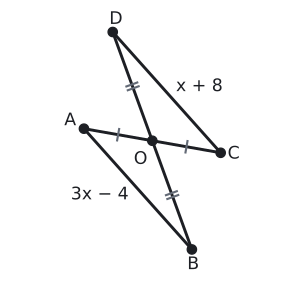

This figure's Python source:
import sys; sys.path.insert(0, "tools")
from cizim import *

def centik(ax, P, Q, n=1, renk=SOLUK, L=0.13, ara=0.09):
    """[PQ] kenarının ortasına n çentik (eş kenar işareti)."""
    P, Q = np.asarray(P, float), np.asarray(Q, float)
    u = (Q - P) / np.linalg.norm(Q - P); v = np.array([-u[1], u[0]]); M = (P + Q) / 2
    for k in range(n):
        c = M + (k - (n - 1) / 2) * ara * u
        ax.plot(*zip(c - L * v, c + L * v), color=renk, lw=1.6)

def olc(K, P, Q):
    a, b = np.asarray(P) - K, np.asarray(Q) - K
    return round(float(np.degrees(np.arccos(np.dot(a, b) / np.linalg.norm(a) / np.linalg.norm(b)))), 3)

def uz(P, Q): return round(float(np.linalg.norm(np.asarray(P) - np.asarray(Q))), 3)

def dik(ax, K, P, Q, k=0.25, renk=YAZI):
    K = np.asarray(K, float)
    a = (np.asarray(P) - K) / np.linalg.norm(np.asarray(P) - K); b = (np.asarray(Q) - K) / np.linalg.norm(np.asarray(Q) - K)
    ax.plot(*zip(K + k * a, K + k * (a + b), K + k * b), color=renk, lw=1.3)

def yon(d): return np.array([np.cos(np.radians(d)), np.sin(np.radians(d))])

# Alıştırma soru 4: |AO| = |OC| = 6, |BO| = |OD| = 10, m(AOB) = 120 -> |AB| = |CD| = 14. 3x - 4 = x + 8 -> x = 6.
Oo = np.array([0.0, 0.0])
A = Oo + 0.6 * yon(170); C = -A
B = Oo + 1.0 * yon(290); D = -B
print("AB", uz(A, B) * 10, "CD", uz(C, D) * 10, "AOB", olc(Oo, A, B))
fig, ax = sekil(5, 3.6)
ax.set_aspect("equal"); ax.axis("off")
ax.plot(*zip(A, B), color=YAZI); ax.plot(*zip(C, D), color=YAZI)
ax.plot(*zip(A, C), color=YAZI); ax.plot(*zip(B, D), color=YAZI)
centik(ax, A, Oo, 1, L=0.05, ara=0.035); centik(ax, Oo, C, 1, L=0.05, ara=0.035)
centik(ax, B, Oo, 2, L=0.05, ara=0.035); centik(ax, Oo, D, 2, L=0.05, ara=0.035)
nokta(ax, *A, "A", dx=-0.17, dy=0.03); nokta(ax, *B, "B", dx=-0.04, dy=-0.17); nokta(ax, *C, "C", dx=0.06, dy=-0.05)
nokta(ax, *D, "D", dx=-0.03, dy=0.07); nokta(ax, *Oo, "O", dx=-0.16, dy=-0.2)
ax.text(*((A + B) / 2 + np.array([-0.08, -0.05])), "3x − 4", ha="right", va="center")
ax.text(*((C + D) / 2 + np.array([0.08, 0.05])), "x + 8", ha="left", va="center")
ax.set_xlim(-1.25, 1.25); ax.set_ylim(-1.15, 1.15)
kaydet(fig, __file__)
